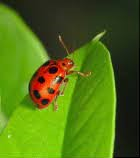
#> input picture md5/original.jpg, 140 x 158 px
$ python cmf_detect.py --img md5/original.jpg
#> lines starting #> are read from the running program, lines starting #| are printed output that depends on the picture
### utils/helper_utils.py
import numpy as np
from scipy import fft
import cv2
from operator import itemgetter


def read_img(img_path):
#> called with img_path = 'md5/original.jpg'
    image = img_path
    original_image = cv2.imread(image, cv2.IMREAD_COLOR)
#> original_image is the input picture: shape (158, 140, 3); mean B, G, R 19.8, 111.4, 80.6
    image = cv2.imread(image, 0)
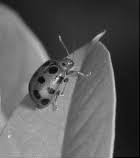
#> image: shape (158, 140); min 0, max 232, mean 91.7

    overlay = original_image.copy()

    img = np.array(image)
    height, width = img.shape
#> height = 158; width = 140

    return img, original_image, overlay, width, height


def create_quantize_dct(img, width, height, block_size, stride, Q_8x8):
    quant_row_matrices = []

    for i in range(0, height - block_size, stride):
        for j in range(0, width - block_size, stride):
            block = img[i: i + block_size, j: j + block_size]

            dct_matrix = fft.dct(block)

            quant_block = np.round(np.divide(dct_matrix, Q_8x8))
            block_row = list(quant_block.flatten())

            quant_row_matrices.append([(i, j), block_row])

    return quant_row_matrices


def lexographic_sort(quant_row_matrices):
    sorted_blocks = sorted(quant_row_matrices, key=itemgetter(1))

    matched_blocks = []

    shift_vec_count = {}

    for i in range(len(sorted_blocks) - 1):
        if sorted_blocks[i][1] == sorted_blocks[i + 1][1]:
            point1 = sorted_blocks[i][0]
            point2 = sorted_blocks[i + 1][0]

            s = np.linalg.norm(np.array(point1) - np.array(point2))

            shift_vec_count[s] = shift_vec_count.get(s, 0) + 1
            matched_blocks.append([sorted_blocks[i][1], sorted_blocks[i + 1][1],
                                   point1, point2, s])

    return shift_vec_count, matched_blocks


def shift_vector_thresh(shift_vec_count, matched_blocks, shift_thresh):
    matched_pixels_start = []
    for sf in shift_vec_count:
        if shift_vec_count[sf] > shift_thresh:
            for row in matched_blocks:
                if sf == row[4]:
                    matched_pixels_start.append([row[2], row[3]])

    return matched_pixels_start


def display_results(overlay, original_image, matched_pixels_start, block_size):
    alpha = 0.5
    orig = original_image.copy()

    for starting_points in matched_pixels_start:
        p1 = starting_points[0]
        p2 = starting_points[1]

        overlay[p1[0]: p1[0] + block_size, p1[1]
            : p1[1] + block_size] = (0, 255, 0)
        overlay[p2[0]: p2[0] + block_size, p2[1]
            : p2[1] + block_size] = (0, 0, 255)

    cv2.addWeighted(overlay, alpha, original_image, 1, 0, original_image)

    cv2.imshow("Original Image", orig)
    cv2.imshow("Detected Forged/Duplicated Regions", original_image)
    cv2.waitKey(0)
    cv2.destroyAllWindows()

### quant_matrix.py
import numpy as np


class QuantizationMatrix():
    Q50 = np.array([[16, 11, 10, 16, 24, 40, 51, 61],
                    [12, 12, 14, 19, 26, 58, 60, 55],
                    [14, 13, 16, 24, 40, 57, 69, 56],
                    [14, 17, 22, 29, 51, 87, 80, 62],
                    [18, 22, 37, 56, 68, 109, 103, 77],
                    [24, 35, 55, 64, 81, 104, 113, 92],
                    [49, 64, 78, 87, 103, 121, 120, 101],
                    [72, 92, 95, 98, 112, 100, 103, 99]])

    Q75 = np.array([[8, 6, 5, 8, 12, 20, 26, 31],
                   [6, 6, 7, 10, 13, 29, 30, 28],
                   [7, 7, 8, 12, 20, 29, 35, 28],
                   [7, 9, 11, 15, 26, 44, 40, 31],
                   [9, 1, 19, 28, 34, 55, 52, 39],
                   [12, 18, 28, 32, 41, 52, 57, 46],
                   [25, 32, 39, 44, 52, 61, 60, 52],
                   [36, 46, 48, 49, 56, 50, 52, 50]])

    Q90 = np.array([[3, 2, 2, 3, 5, 8, 10, 12],
                    [2, 2, 3, 4, 5, 12, 12, 11],
                    [3, 3, 3, 5, 8, 11, 14, 11],
                    [3, 3, 4, 6, 10, 17, 16, 12],
                    [4, 4, 7, 11, 14, 22, 21, 15],
                    [5, 7, 11, 13, 16, 12, 23, 18],
                    [10, 13, 16, 17, 21, 24, 24, 21],
                    [14, 18, 19, 20, 22, 20, 20, 20]])

    Qrand = np.array([[4, 4, 6, 11, 24, 24, 24, 24],
                      [4, 5, 6, 16, 24, 24, 24, 24],
                      [6, 6, 14, 24, 24, 24, 24, 24],
                      [11, 16, 24, 24, 24, 24, 24, 24],
                      [24, 24, 24, 24, 24, 24, 24, 24],
                      [24, 24, 24, 24, 24, 24, 24, 24],
                      [24, 24, 24, 24, 24, 24, 24, 24],
                      [24, 24, 24, 24, 24, 24, 24, 24]])

    def get_qm(self, qf=0.75):
        if qf == 0.5:
            return self.Q50
        elif qf == 0.75:
            return self.Q75
        elif qf == 0:
            return self.Qrand
        elif qf == 0.9:
            return self.Q90

### cmf_detect.py
import argparse
from quant_matrix import QuantizationMatrix
from utils.helper_utils import (
    read_img, create_quantize_dct, lexographic_sort, shift_vector_thresh, display_results
)

if __name__ == "__main__":

    parser = argparse.ArgumentParser()

    parser.add_argument('--img', required=True,
                        help="Path of the image on which operation needs to be performed")
    parser.add_argument('--block_size', type=int, default=8, help="Block Size")
    parser.add_argument('--qf', type=float, default=0.75,
                        help="Quality Factor")
    parser.add_argument('--shift_thresh', type=int, default=10,
                        help="Threshold for shift vector count")
    parser.add_argument('--stride', type=int, default=1,
                        help="Sliding window stride count / overlap")

    args = parser.parse_args()

    img_path = args.img
    block_size = args.block_size
    qf = args.qf
    shift_thresh = args.shift_thresh
    stride = args.stride

    Q_8x8 = QuantizationMatrix().get_qm(qf)

    img, original_image, overlay, width, height = read_img(img_path)
#> width = 140; height = 158

    quant_row_matrices = create_quantize_dct(
        img, width, height, block_size, stride, Q_8x8)
#> after the loop in create_quantize_dct, `for i in range(0, height - block_size, stride):`: quant_row_matrices = 19800 items
#> quant_row_matrices = 19800 items

    shift_vec_count, matched_blocks = lexographic_sort(quant_row_matrices)
#> the loop in lexographic_sort, `for i in range(len(sorted_blocks) - 1):` made 19799 passes
#> (point1, point2) on passes 44, 47, 68, 69, 87, 88, 97, 98, 99, 100, 101, 102: ((121, 129), (122, 129)), ((128, 127), (129, 127)), ((136, 129), (137, 129)), ((137, 129), (138, 129)), ((128, 126), (129, 126)), ((129, 126), (130, 126)), ((112, 126), (113, 126)), ((113, 126), (114, 126)), ((114, 126), (115, 126)), ((115, 126), (116, 126)), ((116, 126), (117, 126)), ((117, 126), (118, 126))
#> point1 on pass 162: (96, 128)
#> after the loop in lexographic_sort, `for i in range(len(sorted_blocks) - 1):`: matched_blocks = 1004 items; shift_vec_count = 17 items
#> shift_vec_count = 17 items; matched_blocks = 1004 items

    matched_pixels_start = shift_vector_thresh(
        shift_vec_count, matched_blocks, shift_thresh)
#> the loop in shift_vector_thresh, `for sf in shift_vec_count:` made 17 passes
#> sf on passes 2, 3, 4, 5, 7, 8, 9, 10, 11, 12, 13, 14: 2.24, 16, 22, 3, 1.41, 2, 14.42, 93, 93.01, 30.41, 64, 11.31
#> after the loop in shift_vector_thresh, `for sf in shift_vec_count:`: matched_pixels_start = 979 items
#> matched_pixels_start = 979 items

    display_results(overlay, original_image, matched_pixels_start, block_size)
#> the loop in display_results, `for starting_points in matched_pixels_start:` made 979 passes
#> after the loop in display_results, `for starting_points in matched_pixels_start:`:
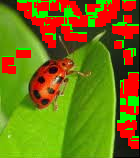
#> overlay: shape (158, 140, 3); mean B, G, R 14.2, 115, 117
#> in display_results, `cv2.addWeighted(overlay, alpha, original_image, 1, 0, original_image)`:
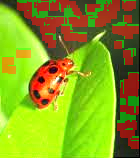
#> original_image: shape (158, 140, 3); mean B, G, R 26.9, 160.9, 137.3
